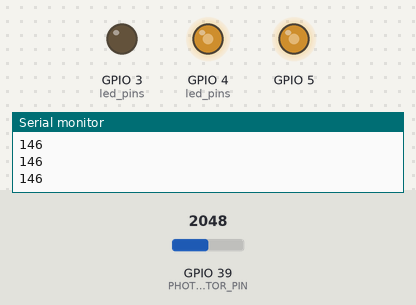
Recording of a sketch running on a simulated ESP32. Parts: output pins drawn as LEDs (lit = HIGH), the last lines printed to the serial monitor. Inputs (shaded band) come from the test bench; at power-on: GPIO 39 (PHOTORESISTOR_PIN) = 2048.

Above: at 1.2 s.
1.3 s: GPIO 39 (PHOTORESISTOR_PIN) set to 2866
At 2.2 s:
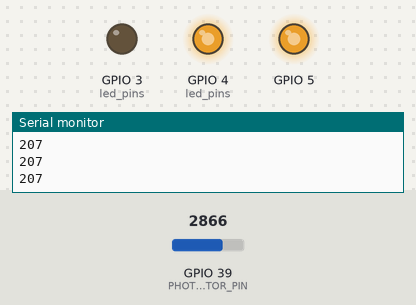
2.8 s: GPIO 39 (PHOTORESISTOR_PIN) set to 1228
At 3.3 s:
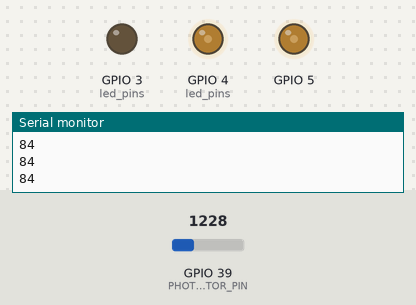
4.3 s: GPIO 39 (PHOTORESISTOR_PIN) set to 491
At 5.5 s:
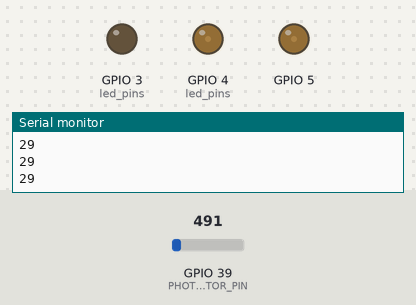
5.8 s: GPIO 39 (PHOTORESISTOR_PIN) set to 0
At 6.9 s:
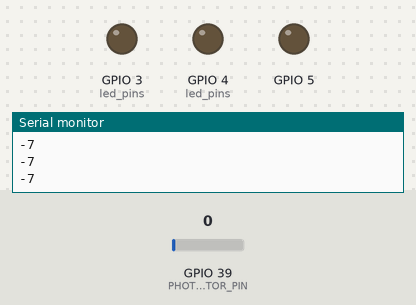
7.3 s: GPIO 39 (PHOTORESISTOR_PIN) set to 2047
At 8.0 s:
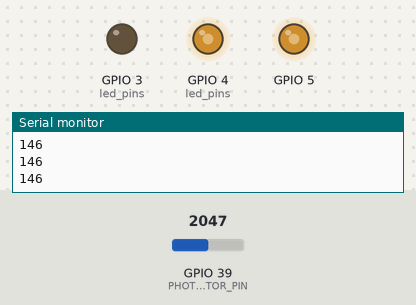
Timing chart, 0 to 9.8 s (numbered marks = the images above; inputs shaded):
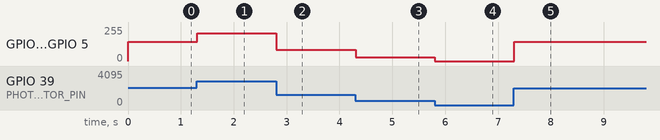

Measured:
- after the input at 1.3 s, GPIO 4 (led_pins), GPIO 5: 146/255 → 207/255 at once
- after the input at 2.8 s, GPIO 4 (led_pins), GPIO 5: 207/255 → 84/255 at once
- after the input at 4.3 s, GPIO 4 (led_pins), GPIO 5: 84/255 → 29/255 at once
- after the input at 5.8 s, GPIO 4 (led_pins), GPIO 5: 29/255 → 0/255 at once
- after the input at 7.3 s, GPIO 4 (led_pins), GPIO 5: 0/255 → 146/255 at once

The sketch:

light_sensor_practice.ino
```cpp
#include "rgb-controls/rgb-controls.h"
using namespace RGBControls;

/*
 * Project light_sensor_practice
 * Description:
 * Author:
 * Date:
 */

const int PHOTORESISTOR_PIN = A3;

const int led_pins[3] = {D2, D3, D4};

void setup()
{
  Serial.begin(9600);
  pinMode(PHOTORESISTOR_PIN, INPUT);

  for(int i: led_pins) {
    pinMode(i, OUTPUT);
  }
}


int color[3] = {255, 255, 0};
void loop()
{
  int photoInput = analogRead(PHOTORESISTOR_PIN);
  int averageBrightness = map(photoInput, 100, 3500, 0, 255);
  Serial.println(averageBrightness);

  analogWrite(D3, averageBrightness);
  analogWrite(D4, averageBrightness);
}
```
